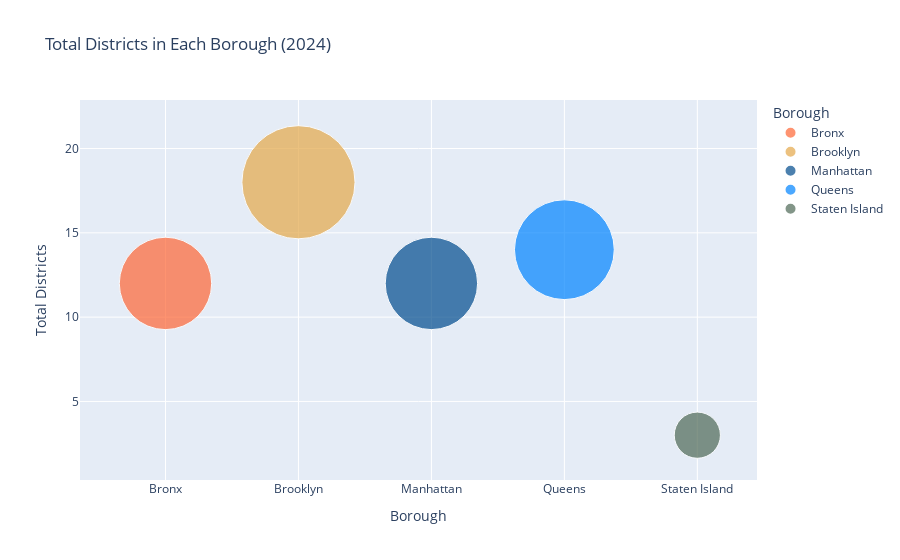

Notebook cell for this chart:
### Code cell
# Bar graph for all refusecollected by community district
total_districts_df = refuse_and_paper_df.groupby("BOROUGH")["COMMUNITYDISTRICT"].agg(["count"]).reset_index()
fig1 = px.scatter(
    title="Total Districts in Each Borough (2024)",
    data_frame=total_districts_df,
    x="BOROUGH",
    y="count",
    size="count",
    labels=total_district_labels,
    color="BOROUGH",
    color_discrete_map=borough_colors,
    size_max=80
)
fig1.show()

### Figure 1 — Plotly figure (JSON) as saved in the notebook; plotly's stock layout.template omitted (floating-point values rounded to 4 significant figures)
{"data": [{"hovertemplate": "Borough=%{x}<br>Total Districts=%{marker.size}<extra></extra>", "legendgroup": "Bronx", "marker": {"color": "#FE6635", "size": [12], "sizemode": "area", "sizeref": 0.002812, "symbol": "circle"}, "mode": "markers", "name": "Bronx", "orientation": "v", "showlegend": true, "type": "scatter", "x": ["Bronx"], "xaxis": "x", "y": [12], "yaxis": "y"}, {"hovertemplate": "Borough=%{x}<br>Total Districts=%{marker.size}<extra></extra>", "legendgroup": "Brooklyn", "marker": {"color": "#E4A849", "size": [18], "sizemode": "area", "sizeref": 0.002812, "symbol": "circle"}, "mode": "markers", "name": "Brooklyn", "orientation": "v", "showlegend": true, "type": "scatter", "x": ["Brooklyn"], "xaxis": "x", "y": [18], "yaxis": "y"}, {"hovertemplate": "Borough=%{x}<br>Total Districts=%{marker.size}<extra></extra>", "legendgroup": "Manhattan", "marker": {"color": "#004B8D", "size": [12], "sizemode": "area", "sizeref": 0.002812, "symbol": "circle"}, "mode": "markers", "name": "Manhattan", "orientation": "v", "showlegend": true, "type": "scatter", "x": ["Manhattan"], "xaxis": "x", "y": [12], "yaxis": "y"}, {"hovertemplate": "Borough=%{x}<br>Total Districts=%{marker.size}<extra></extra>", "legendgroup": "Queens", "marker": {"color": "#0084FF", "size": [14], "sizemode": "area", "sizeref": 0.002812, "symbol": "circle"}, "mode": "markers", "name": "Queens", "orientation": "v", "showlegend": true, "type": "scatter", "x": ["Queens"], "xaxis": "x", "y": [14], "yaxis": "y"}, {"hovertemplate": "Borough=%{x}<br>Total Districts=%{marker.size}<extra></extra>", "legendgroup": "Staten Island", "marker": {"color": "#4E6956", "size": [3], "sizemode": "area", "sizeref": 0.002812, "symbol": "circle"}, "mode": "markers", "name": "Staten Island", "orientation": "v", "showlegend": true, "type": "scatter", "x": ["Staten Island"], "xaxis": "x", "y": [3], "yaxis": "y"}], "layout": {"legend": {"itemsizing": "constant", "title": {"text": "Borough"}, "tracegroupgap": 0}, "title": {"text": "Total Districts in Each Borough (2024)"}, "xaxis": {"anchor": "y", "categoryarray": ["Bronx", "Brooklyn", "Manhattan", "Queens", "Staten Island"], "categoryorder": "array", "domain": [0, 1], "title": {"text": "Borough"}}, "yaxis": {"anchor": "x", "domain": [0, 1], "title": {"text": "Total Districts"}}}}
